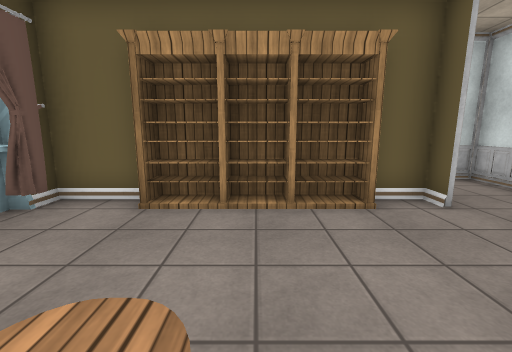
view 1 (above)

16 first-person views from a walk through a scene from a Unity 3-D project. The camera is 1.4 m above the floor, tilts 10° down and sees 90° across. The floor is counted in squares, 1 m on a side. Each view is taken from the middle of a square. On the plan, view 1 faces up. The plan holds only what a view shows up to about 13 squares ahead; the rest is blank. The player character is not drawn. Door leaves are left out, so doorways stand open. Some surface patterns are stand-ins.

view 2
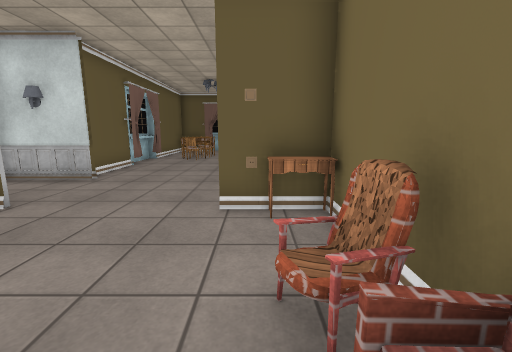

view 3
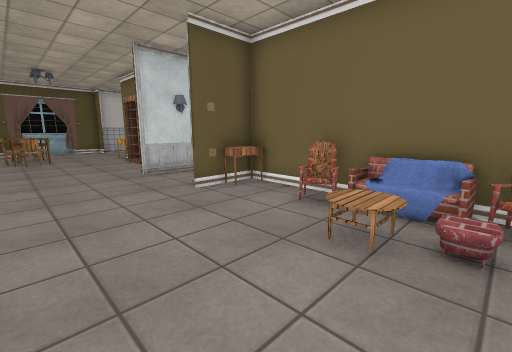

view 4
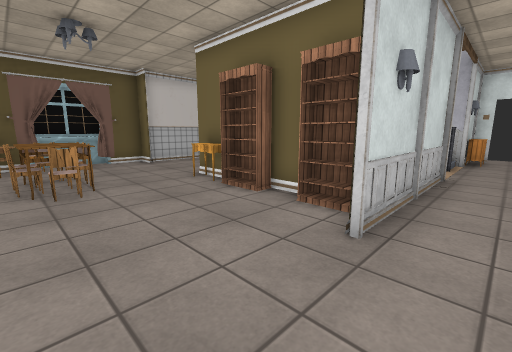

view 5
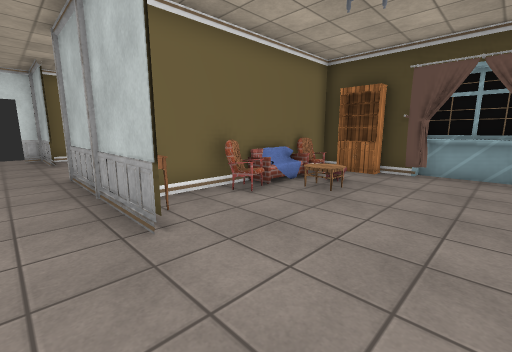

view 6
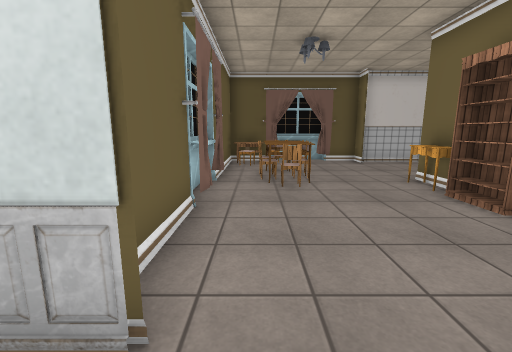

view 7
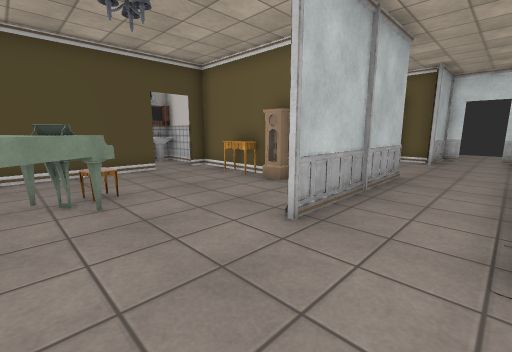

view 8
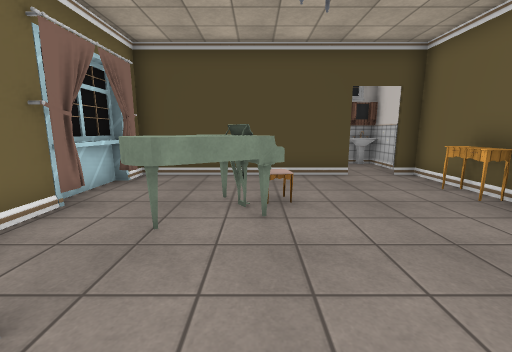

view 9
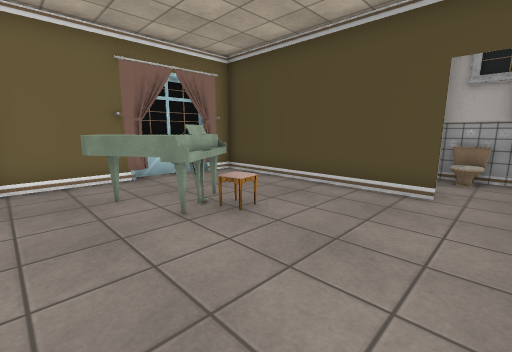

view 10
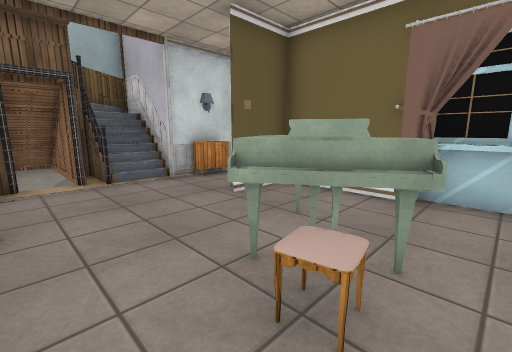

view 11
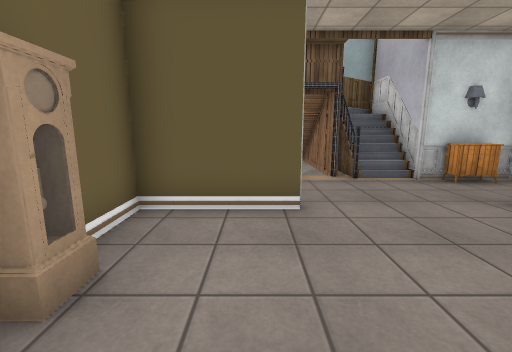

view 12
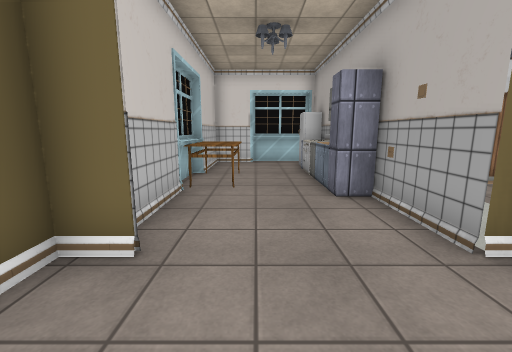

view 13
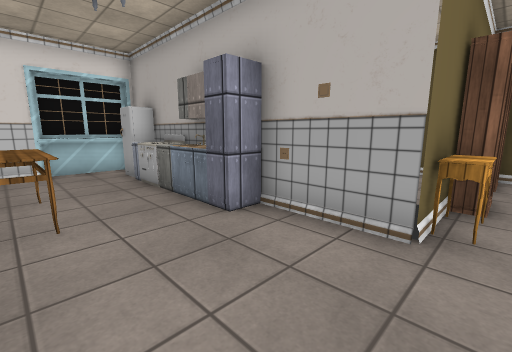

view 14
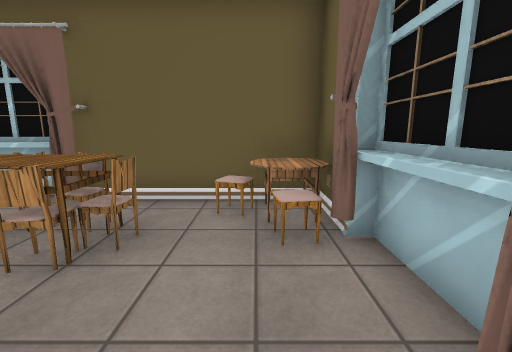

view 15
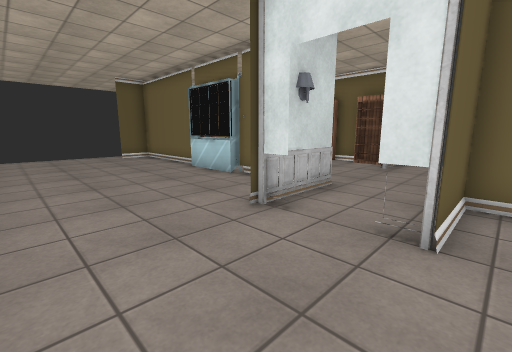

view 16
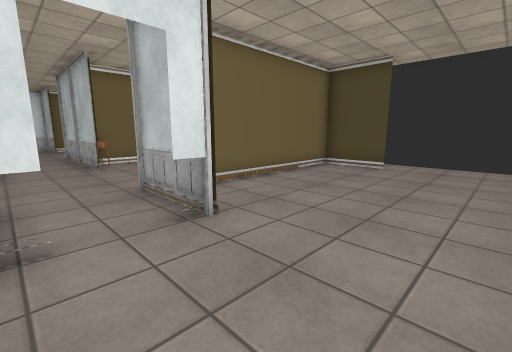

### Floor plan
Ten units are one square. View 1 is at (0, 0); x grows to the right and y downward. Boxes are objects, and circles mark ways between rooms. Rooms are numbered by the first view taken in them; rooms with no view inside come last. Other rooms are left out.
<svg viewBox="-50 -95 231 210">
<path fill="none" stroke="#000" d="M-16 13 -5 13M14 13 36 13M-41 6 -41 13M-24 -52 -41 -52M-45 -41 -45 -19M35 5 35 -8M-41 -51 -41 -9M36 -8 36 14M64 -46 64 -75M64 15 64 -9M36 -75 36 -45M65 8 63 3M64 49 64 15M36 14 36 49M35 49 35 18 20 18M-32 40 -32 107 35 107 35 88M4 18 -32 18 -32 26M-22 110 2 110M122 -55 102 -55M162 7 173 7 173 -25M176 -7 176 -34M173 -52 63 -52M56 -75 65 -75M90 -52 96 -52M29 -52 36 -52 25 -52M96 -55 122 -55M35 -45 35 -75 42 -75M102 -52 116 -52M121 -52 159 -52M-41 -78 -41 -51M-42 -52 -14 -52M124 52 124 82M171 66 171 49M129 97 168 97 168 9M128 100 151 100M173 61 173 51M64 87 98 87 98 70"/>
<rect x="-35" y="5" width="10" height="10" fill="#bbb"><title>chair</title></rect>
<rect x="-25" y="5" width="10" height="10" fill="#bbb"><title>sofa</title></rect>
<rect x="5" y="5" width="10" height="10" fill="#bbb"><title>chair</title></rect>
<rect x="25" y="-5" width="10" height="20" fill="#bbb"><title>table</title></rect>
<rect x="-15" y="65" width="40" height="30" fill="#bbb"><title>piano</title></rect>
<rect x="-15" y="15" width="10" height="10" fill="#bbb"><title>table</title></rect>
<rect x="-5" y="95" width="10" height="10" fill="#bbb"><title>curtain</title></rect>
<rect x="-5" y="55" width="10" height="20" fill="#bbb"><title>stool</title></rect>
<rect x="5" y="15" width="10" height="10" fill="#bbb"><title>clock</title></rect>
<rect x="65" y="-5" width="20" height="20" fill="#bbb"><title>cabinet</title></rect>
<rect x="85" y="-5" width="20" height="20" fill="#bbb"><title>cabinet</title></rect>
<rect x="105" y="-5" width="20" height="20" fill="#bbb"><title>table</title></rect>
<rect x="105" y="-35" width="20" height="10" fill="#bbb"><title>chair</title></rect>
<rect x="115" y="-45" width="20" height="10" fill="#bbb"><title>chair</title></rect>
<rect x="125" y="-25" width="10" height="10" fill="#bbb"><title>chair</title></rect>
<rect x="125" y="-35" width="10" height="10" fill="#bbb"><title>table</title></rect>
<rect x="135" y="-25" width="10" height="10" fill="#bbb"><title>chair</title></rect>
<rect x="135" y="-35" width="10" height="10" fill="#bbb"><title>chair</title></rect>
<rect x="135" y="-45" width="10" height="10" fill="#bbb"><title>chair</title></rect>
<rect x="155" y="-35" width="10" height="10" fill="#bbb"><title>stool</title></rect>
<rect x="155" y="-45" width="10" height="10" fill="#bbb"><title>stool</title></rect>
<rect x="165" y="-35" width="10" height="10" fill="#bbb"><title>curtain</title></rect>
<rect x="165" y="-45" width="10" height="10" fill="#bbb"><title>table</title></rect>
<rect x="-15" y="-55" width="40" height="10" fill="#bbb"><title>cabinet</title></rect>
<rect x="115" y="25" width="10" height="10" fill="#bbb"><title>other object</title></rect>
<rect x="125" y="85" width="10" height="10" fill="#bbb"><title>fridge</title></rect>
<rect x="125" y="65" width="10" height="20" fill="#bbb"><title>locker</title></rect>
<rect x="125" y="55" width="10" height="10" fill="#bbb"><title>locker</title></rect>
<rect x="125" y="45" width="10" height="10" fill="#bbb"><title>locker</title></rect>
<rect x="125" y="35" width="10" height="10" fill="#bbb"><title>locker</title></rect>
<rect x="155" y="35" width="10" height="30" fill="#bbb"><title>table</title></rect>
<rect x="75" y="65" width="10" height="10" fill="#bbb"><title>railing</title></rect>
<circle cx="40" cy="10" r="3" fill="#2a7"/>
<circle cx="0" cy="20" r="3" fill="#2a7"/>
<circle cx="-5" cy="-35" r="3" fill="#2a7"/>
<circle cx="26" cy="-22" r="3" fill="#2a7"/>
<circle cx="50" cy="20" r="3" fill="#2a7"/>
<circle cx="74" cy="-22" r="3" fill="#2a7"/>
<circle cx="50" cy="-75" r="3" fill="#2a7"/>
<circle cx="42" cy="88" r="3" fill="#2a7"/>
<circle cx="70" cy="80" r="3" fill="#2a7"/>
<circle cx="142" cy="13" r="3" fill="#2a7"/>
<text x="-10" y="-10">1</text>
<text x="50" y="-20">2</text>
<text x="50" y="60">3</text>
<text x="0" y="60">4</text>
<text x="120" y="-10">5</text>
<text x="60" y="-90">6</text>
<text x="140" y="60">7</text>
<text x="80" y="80">8</text>
</svg>
Room 1 opens to room 2. Room 1 opens to room 4. Room 1 opens to room 6. Room 2 opens to room 3. Room 2 opens to room 5. Room 2 opens to room 6. Room 3 opens to room 4. Room 3 opens to room 8. Room 5 opens to room 7.

Where each view was taken, in squares from view 1:
view 1: 0 up, 0 right, facing up
view 2: 0 up, 1 left, facing right
view 3: 4 up, 2 left, facing down-right
view 4: 4 up, 5 right, facing down-right
view 5: 4 up, 5 right, facing down-left
view 6: 4 up, 5 right, facing right
view 7: 8 down, 6 right, facing up-left
view 8: 7 down, 5 right, facing left
view 9: 3 down, 3 right, facing down-left
view 10: 5 down, 1 left, facing down-right
view 11: 4 down, 1 left, facing right
view 12: 2 up, 15 right, facing down
view 13: 0 up, 16 right, facing down-left
view 14: 0 up, 16 right, facing up
view 15: 11 up, 3 right, facing down-right
view 16: 11 up, 6 right, facing down-left
